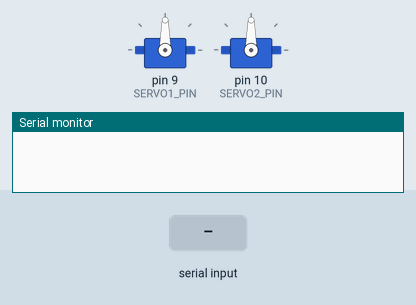
This sketch was run on a simulated Arduino Uno, built with avr-gcc and run on an emulated ATmega328P. Parts: 2 × servo, the last lines printed to the serial monitor. The inputs (shaded band) are chosen by the test bench.

Above: at 1.2 s.
1.3 s: "30,150\n" received over Serial
At 3.4 s:
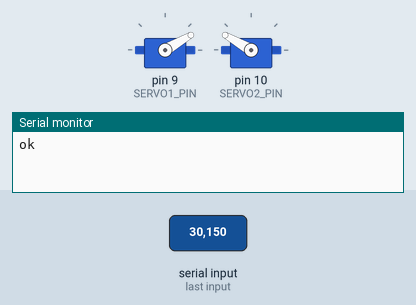
3.8 s: "5\n" received over Serial
At 5.3 s:
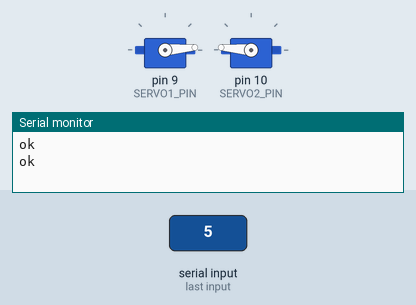
6.2 s: "200\n" received over Serial
At 8.3 s:
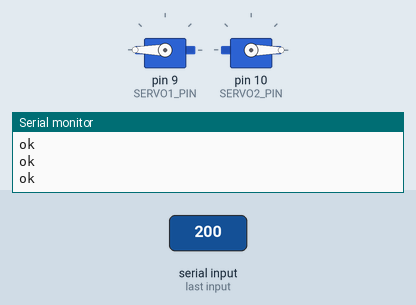
8.7 s: "90,45\n" received over Serial
At 10.2 s:
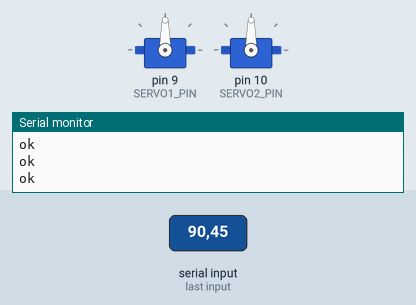
Timing chart, 0 to 11.7 s (numbered marks = the images above; inputs shaded):
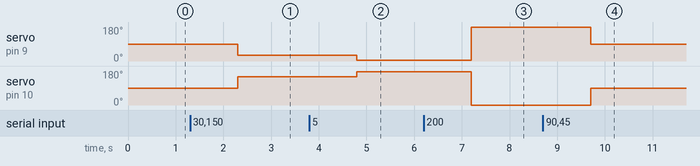

The sketch:

Servo_test.ino
```cpp
#include "Servo.h"

#define SERVO1_PIN 9
#define SERVO2_PIN 10

int angle=0;

Servo Servo1;
Servo Servo2;

void setup()
{
  Servo1.attach(SERVO1_PIN);
  Servo2.attach(SERVO2_PIN);
  Serial.begin(115200);
}

void loop()
{


  if(Serial.available()){
    String received_string=Serial.readString();
    int angle1=received_string.toInt();
    int angle2=180-received_string.toInt();
    Servo1.write(angle1);
    Servo2.write(angle2);
    Serial.println("ok");

  }

}
```

Measured:
- after the input at 1.3 s, servo on pin 9 (SERVO1_PIN): 90° → 30° after 1.0 s; servo on pin 10 (SERVO2_PIN): 90° → 150° after 1.0 s
- after the input at 3.8 s, servo on pin 9 (SERVO1_PIN): 30° → 5° after 1.0 s; servo on pin 10 (SERVO2_PIN): 150° → 175° after 1.0 s
- after the input at 6.2 s, servo on pin 9 (SERVO1_PIN): 5° → 180° after 1.0 s; servo on pin 10 (SERVO2_PIN): 175° → 0° after 1.0 s
- after the input at 8.7 s, servo on pin 9 (SERVO1_PIN): 180° → 90° after 1.0 s; servo on pin 10 (SERVO2_PIN): 0° → 90° after 1.0 s
